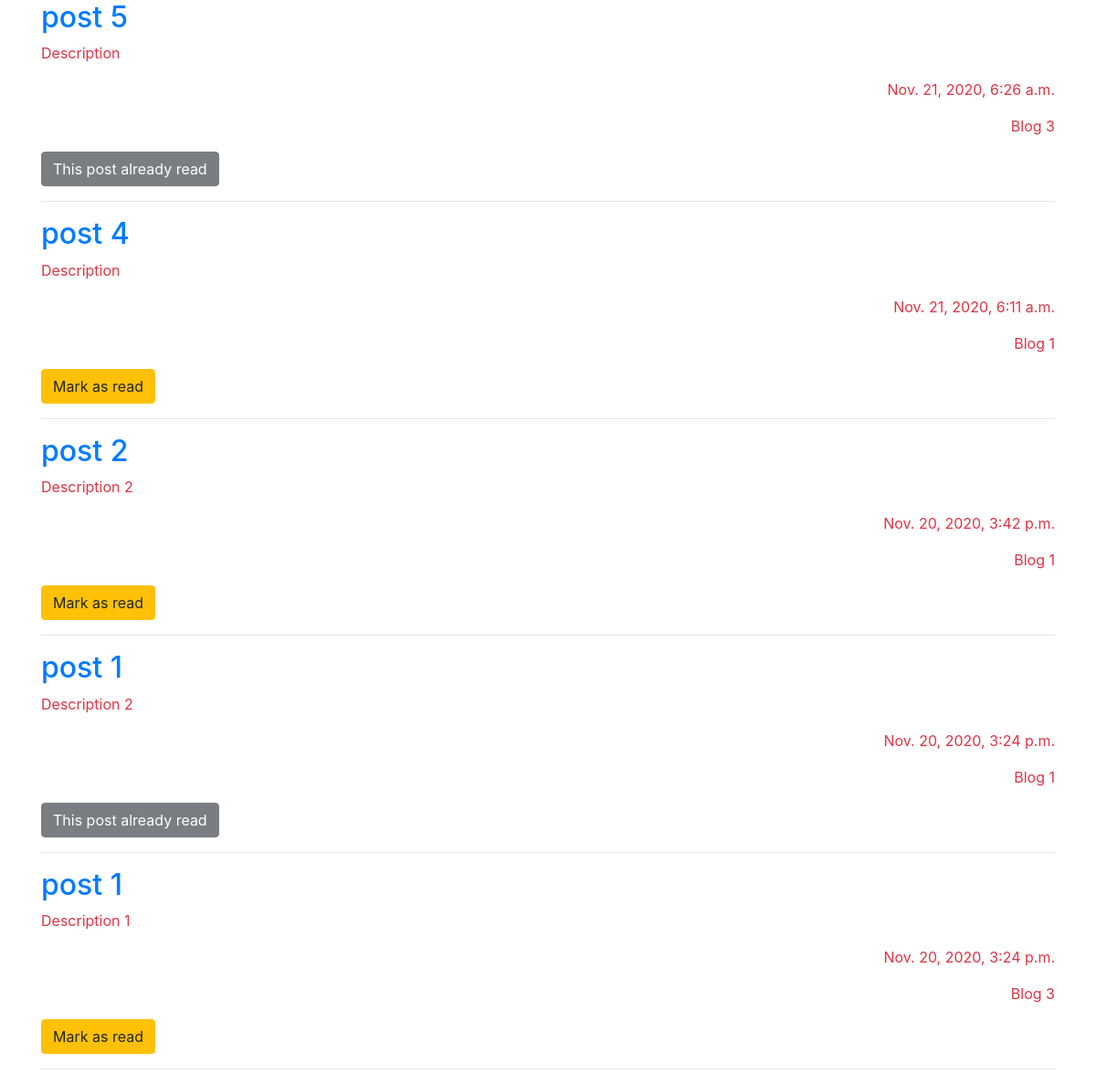
The page /posts/ (signed in) on the database its author committed.
### blog/models.py (models this page shows, shortened)
class Post(models.Model):
    title = models.CharField(max_length=150)
    description = models.TextField()
    time = models.DateTimeField(auto_now_add=True)
    blog = models.ForeignKey(
        Blog,
        related_name='post',
        on_delete=models.CASCADE
    )
    users_read = models.ManyToManyField(
        'auth.User',
        through=UsersReader,
        through_fields=('post', 'user'),
        blank=True
    )

class Blog(models.Model):
    title = models.CharField(max_length=120)
    slug = models.SlugField(unique=True)
    subscribers = models.ManyToManyField(
        'auth.User',
        related_name='subscribers',
        blank=True,
    )
    author = models.ForeignKey(
        'auth.User',
        related_name='blog',
        on_delete=models.CASCADE
    )
    def __str__(self):
        return self.title

### blog/views.py (the view)
# urls.py: path('posts/', PostListView.as_view(), name='post_list'),
class PostListView(generic.ListView):
    model = Post
    context_object_name = 'posts'
    template_name = 'blog/post-list.html'
    def get_queryset(self):
        if not self.request.user.is_anonymous:
            return Post.objects.filter(blog__subscribers__in=[self.request.user]).order_by('-time')
        return []

### blog/templates/blog/post-list.html (shortened to what this page needs)
{% extends 'base.html' %}
{% block content %}
    {% for post in posts %}
        {%  if request.user in post.blog.subscribers.all  %}
        <div class="post">
            <h2><a href="#">{{ post.title }}</a></h2>
            <p>{{ post.description }}</p>
            <p class="text-right">{{ post.time }}</p>
            <p class="text-right">{{ post.blog }}</p>
            {% if request.user not in post.users_read.all %}
                <button class="btn btn-warning">Mark as read</button>
            {% else %}
                <button class="btn btn-dark margin-auto" disabled>This post already read</button>
            {% endif %}
            <hr>
        </div>
        {% endif %}
    {% endfor %}
{% endblock %}

### blog/templates/base.html (shortened to what this page needs)
<!doctype html>
<html lang="en">
  <head>
    {% load static %}
    <link rel="stylesheet" href="{% static 'blog/css/bootstrap.min.css' %}">
  </head>
  <body class="container">
    <div id="content" class="text-danger mb-3">
    {% block content %}
    {% endblock %}
    </div>
  </body>
</html>

### rows shown on the page
Post: title "post 5", description "Description", time "Nov. 21, 2020, 6:26 a.m.", blog "Blog 3", shows "This post already read"
Post: title "post 4", description "Description", time "Nov. 21, 2020, 6:11 a.m.", blog "Blog 1", shows "Mark as read"
Post: title "post 2", description "Description 2", time "Nov. 20, 2020, 3:42 p.m.", blog "Blog 1", shows "Mark as read"
Post: title "post 1", description "Description 2", time "Nov. 20, 2020, 3:24 p.m.", blog "Blog 1", shows "This post already read"
Post: title "post 1", description "Description 1", time "Nov. 20, 2020, 3:24 p.m.", blog "Blog 3", shows "Mark as read"
